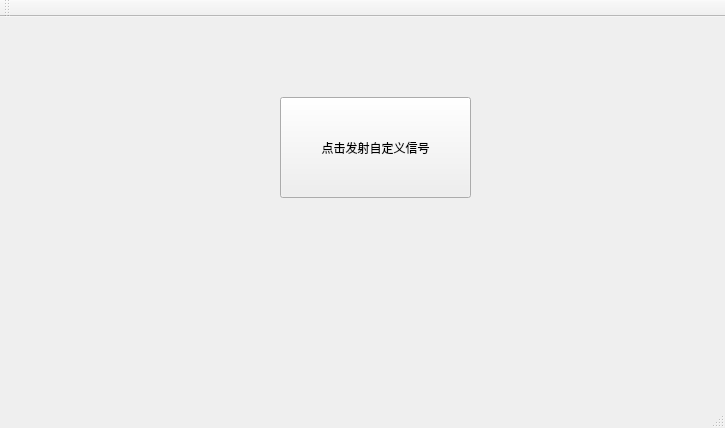
<?xml version="1.0" encoding="UTF-8"?>
<ui version="4.0">
 <class>MainWindow</class>
 <widget class="QMainWindow" name="MainWindow">
  <property name="geometry">
   <rect>
    <x>0</x>
    <y>0</y>
    <width>725</width>
    <height>428</height>
   </rect>
  </property>
  <property name="windowTitle">
   <string>MainWindow</string>
  </property>
  <widget class="QWidget" name="centralWidget">
   <widget class="QPushButton" name="pushButton">
    <property name="geometry">
     <rect>
      <x>280</x>
      <y>80</y>
      <width>191</width>
      <height>101</height>
     </rect>
    </property>
    <property name="text">
     <string>点击发射自定义信号</string>
    </property>
   </widget>
  </widget>
  <widget class="QMenuBar" name="menuBar">
   <property name="geometry">
    <rect>
     <x>0</x>
     <y>0</y>
     <width>725</width>
     <height>26</height>
    </rect>
   </property>
  </widget>
  <widget class="QToolBar" name="mainToolBar">
   <attribute name="toolBarArea">
    <enum>TopToolBarArea</enum>
   </attribute>
   <attribute name="toolBarBreak">
    <bool>false</bool>
   </attribute>
  </widget>
  <widget class="QStatusBar" name="statusBar"/>
 </widget>
 <layoutdefault spacing="6" margin="11"/>
 <resources/>
 <connections/>
</ui>
